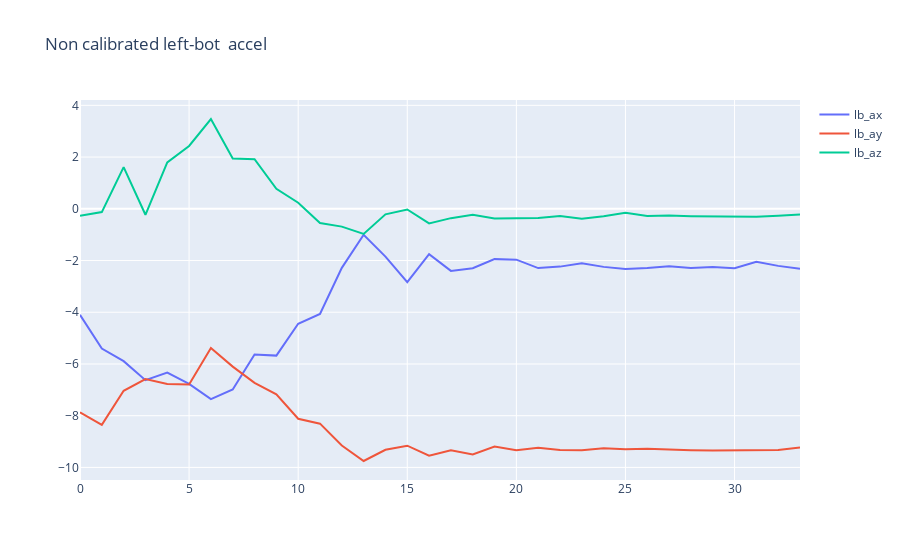
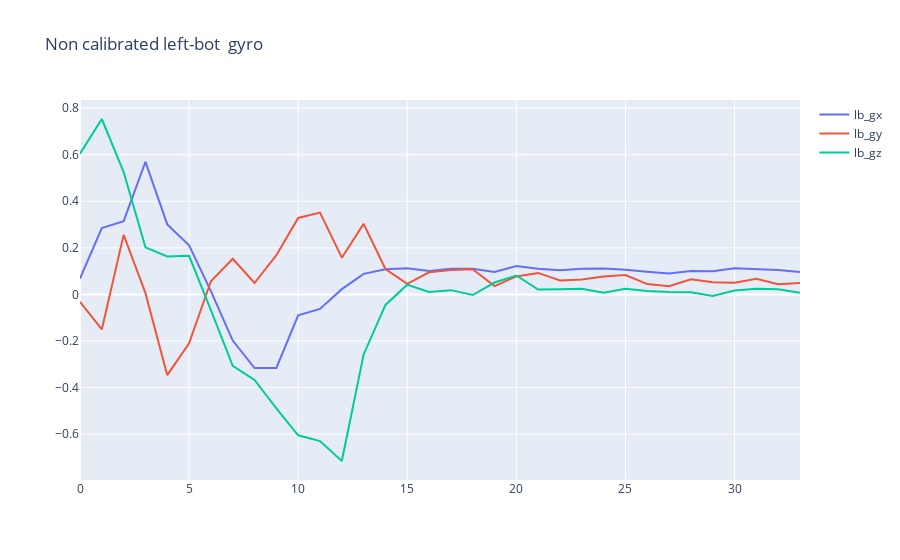

These figures' notebook cell, in order:
### Code cell
show_plot(lb,'Non calibrated left-bot ',True)
show_plot(lb,'Non calibrated left-bot ',False)
